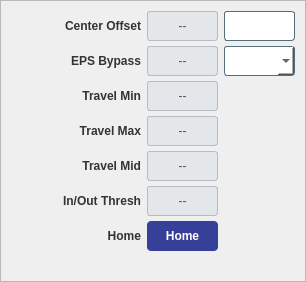
<widget class="QFrame" name="card_76"><property name="styleSheet"><string notr="true">QFrame#card_76 { border: 1px solid #A0A0A0; border-radius: 6px; }</string></property><property name="frameShape"><enum>QFrame::StyledPanel</enum></property><layout class="QVBoxLayout" name="tv_75"><property name="spacing"><number>8</number></property><property name="leftMargin"><number>10</number></property><property name="topMargin"><number>10</number></property><property name="rightMargin"><number>10</number></property><property name="bottomMargin"><number>10</number></property><item><layout class="QGridLayout" name="grid_73"><property name="horizontalSpacing"><number>6</number></property><property name="verticalSpacing"><number>5</number></property><item row="0" column="0"><widget class="QLabel" name="lbl_56"><property name="styleSheet"><string notr="true">color: #333; font-weight: bold;</string></property><property name="minimumSize"><size><width>130</width><height>30</height></size></property><property name="text"><string>Center Offset</string></property><property name="alignment"><set>Qt::AlignRight|Qt::AlignVCenter</set></property></widget></item><item row="0" column="1"><widget class="PyDMLabel" name="rb_57"><property name="minimumSize"><size><width>0</width><height>30</height></size></property><property name="sizePolicy"><sizepolicy hsizetype="Expanding" vsizetype="Fixed"><horstretch>1</horstretch><verstretch>0</verstretch></sizepolicy></property><property name="styleSheet"><string notr="true">background-color: #e4e7ea; color: #4a5259; border: 1px solid #b6bcc2; border-radius: 3px;</string></property><property name="alignment"><set>Qt::AlignCenter</set></property><property name="text"><string>--</string></property><property name="channel" stdset="0"><string>ca://${prefix}:MMS:03:fYCenterOffset_RBV</string></property></widget></item><item row="0" column="2"><widget class="PyDMLineEdit" name="set_58"><property name="minimumSize"><size><width>0</width><height>30</height></size></property><property name="sizePolicy"><sizepolicy hsizetype="Expanding" vsizetype="Fixed"><horstretch>1</horstretch><verstretch>0</verstretch></sizepolicy></property><property name="styleSheet"><string notr="true">background-color: #ffffff; color: #0c0c0c; border: 1px solid #546e7a; border-radius: 3px;</string></property><property name="alignment"><set>Qt::AlignCenter</set></property><property name="channel" stdset="0"><string>ca://${prefix}:MMS:03:fYCenterOffset</string></property></widget></item><item row="1" column="0"><widget class="QLabel" name="lbl_59"><property name="styleSheet"><string notr="true">color: #333; font-weight: bold;</string></property><property name="minimumSize"><size><width>130</width><height>30</height></size></property><property name="text"><string>EPS Bypass</string></property><property name="alignment"><set>Qt::AlignRight|Qt::AlignVCenter</set></property></widget></item><item row="1" column="1"><widget class="PyDMLabel" name="rb_60"><property name="minimumSize"><size><width>0</width><height>30</height></size></property><property name="sizePolicy"><sizepolicy hsizetype="Expanding" vsizetype="Fixed"><horstretch>1</horstretch><verstretch>0</verstretch></sizepolicy></property><property name="styleSheet"><string notr="true">background-color: #e4e7ea; color: #4a5259; border: 1px solid #b6bcc2; border-radius: 3px;</string></property><property name="alignment"><set>Qt::AlignCenter</set></property><property name="text"><string>--</string></property><property name="channel" stdset="0"><string>ca://${prefix}:MMS:03:bYEpsBypass_RBV</string></property></widget></item><item row="1" column="2"><widget class="PyDMEnumComboBox" name="cmb_61"><property name="minimumSize"><size><width>0</width><height>30</height></size></property><property name="sizePolicy"><sizepolicy hsizetype="Expanding" vsizetype="Fixed"><horstretch>1</horstretch><verstretch>0</verstretch></sizepolicy></property><property name="styleSheet"><string notr="true">background-color: #ffffff; color: #0c0c0c; border: 1px solid #546e7a; border-radius: 3px;</string></property><property name="channel" stdset="0"><string>ca://${prefix}:MMS:03:bYEpsBypass</string></property></widget></item><item row="2" column="0"><widget class="QLabel" name="lbl_62"><property name="styleSheet"><string notr="true">color: #333; font-weight: bold;</string></property><property name="minimumSize"><size><width>130</width><height>30</height></size></property><property name="text"><string>Travel Min</string></property><property name="alignment"><set>Qt::AlignRight|Qt::AlignVCenter</set></property></widget></item><item row="2" column="1"><widget class="PyDMLabel" name="rb_63"><property name="minimumSize"><size><width>0</width><height>30</height></size></property><property name="sizePolicy"><sizepolicy hsizetype="Expanding" vsizetype="Fixed"><horstretch>1</horstretch><verstretch>0</verstretch></sizepolicy></property><property name="styleSheet"><string notr="true">background-color: #e4e7ea; color: #4a5259; border: 1px solid #b6bcc2; border-radius: 3px;</string></property><property name="alignment"><set>Qt::AlignCenter</set></property><property name="text"><string>--</string></property><property name="channel" stdset="0"><string>ca://${prefix}:MMS:03:fYLimMin_RBV</string></property></widget></item><item row="3" column="0"><widget class="QLabel" name="lbl_64"><property name="styleSheet"><string notr="true">color: #333; font-weight: bold;</string></property><property name="minimumSize"><size><width>130</width><height>30</height></size></property><property name="text"><string>Travel Max</string></property><property name="alignment"><set>Qt::AlignRight|Qt::AlignVCenter</set></property></widget></item><item row="3" column="1"><widget class="PyDMLabel" name="rb_65"><property name="minimumSize"><size><width>0</width><height>30</height></size></property><property name="sizePolicy"><sizepolicy hsizetype="Expanding" vsizetype="Fixed"><horstretch>1</horstretch><verstretch>0</verstretch></sizepolicy></property><property name="styleSheet"><string notr="true">background-color: #e4e7ea; color: #4a5259; border: 1px solid #b6bcc2; border-radius: 3px;</string></property><property name="alignment"><set>Qt::AlignCenter</set></property><property name="text"><string>--</string></property><property name="channel" stdset="0"><string>ca://${prefix}:MMS:03:fYLimMax_RBV</string></property></widget></item><item row="4" column="0"><widget class="QLabel" name="lbl_66"><property name="styleSheet"><string notr="true">color: #333; font-weight: bold;</string></property><property name="minimumSize"><size><width>130</width><height>30</height></size></property><property name="text"><string>Travel Mid</string></property><property name="alignment"><set>Qt::AlignRight|Qt::AlignVCenter</set></property></widget></item><item row="4" column="1"><widget class="PyDMLabel" name="rb_67"><property name="minimumSize"><size><width>0</width><height>30</height></size></property><property name="sizePolicy"><sizepolicy hsizetype="Expanding" vsizetype="Fixed"><horstretch>1</horstretch><verstretch>0</verstretch></sizepolicy></property><property name="styleSheet"><string notr="true">background-color: #e4e7ea; color: #4a5259; border: 1px solid #b6bcc2; border-radius: 3px;</string></property><property name="alignment"><set>Qt::AlignCenter</set></property><property name="text"><string>--</string></property><property name="channel" stdset="0"><string>ca://${prefix}:MMS:03:fYLimMedium_RBV</string></property></widget></item><item row="5" column="0"><widget class="QLabel" name="lbl_68"><property name="styleSheet"><string notr="true">color: #333; font-weight: bold;</string></property><property name="minimumSize"><size><width>130</width><height>30</height></size></property><property name="text"><string>In/Out Thresh</string></property><property name="alignment"><set>Qt::AlignRight|Qt::AlignVCenter</set></property></widget></item><item row="5" column="1"><widget class="PyDMLabel" name="rb_69"><property name="minimumSize"><size><width>0</width><height>30</height></size></property><property name="sizePolicy"><sizepolicy hsizetype="Expanding" vsizetype="Fixed"><horstretch>1</horstretch><verstretch>0</verstretch></sizepolicy></property><property name="styleSheet"><string notr="true">background-color: #e4e7ea; color: #4a5259; border: 1px solid #b6bcc2; border-radius: 3px;</string></property><property name="alignment"><set>Qt::AlignCenter</set></property><property name="text"><string>--</string></property><property name="channel" stdset="0"><string>ca://${prefix}:MMS:03:fInOutThrsh_RBV</string></property></widget></item><item row="6" column="0"><widget class="QLabel" name="lbl_70"><property name="styleSheet"><string notr="true">color: #333; font-weight: bold;</string></property><property name="minimumSize"><size><width>130</width><height>30</height></size></property><property name="text"><string>Home</string></property><property name="alignment"><set>Qt::AlignRight|Qt::AlignVCenter</set></property></widget></item><item row="6" column="1"><widget class="PyDMPushButton" name="btn_71"><property name="minimumSize"><size><width>0</width><height>30</height></size></property><property name="styleSheet"><string notr="true">QPushButton { color: white; background-color: rgb(54,64,153); font-weight: bold; border-radius: 4px; } QPushButton:hover { background-color: #21618C; }</string></property><property name="text"><string>Home</string></property><property name="channel" stdset="0"><string>ca://${prefix}:MMS:03:bCenter</string></property><property name="pressValue" stdset="0"><string>1</string></property><property name="showConfirmDialog" stdset="0"><bool>true</bool></property><property name="confirmMessage" stdset="0"><string>Proceed with Home?</string></property></widget></item><item row="6" column="2"><widget class="PyDMByteIndicator" name="byte_72"><property name="minimumSize"><size><width>20</width><height>20</height></size></property><property name="channel" stdset="0"><string>ca://${prefix}:MMS:03:bCentered_RBV</string></property><property name="showLabels" stdset="0"><bool>false</bool></property><property name="circles" stdset="0"><bool>true</bool></property><property name="numBits" stdset="0"><number>1</number></property></widget></item></layout></item><item><spacer name="vs_74"><property name="orientation"><enum>Qt::Vertical</enum></property><property name="sizeHint" stdset="0"><size><width>20</width><height>20</height></size></property></spacer></item></layout></widget>
